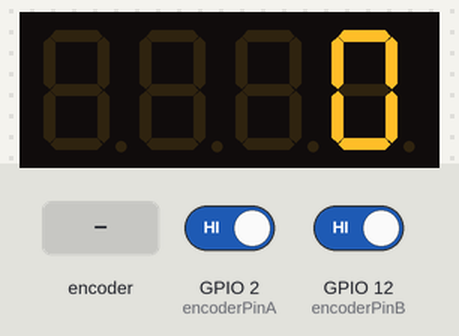
Bench run of a sketch on a simulated ESP8266 (NodeMCU). On the bench: 4-digit seven-segment display. The test bench sets the inputs (shaded band); at power-on: GPIO 2 (encoderPinA) HIGH, GPIO 12 (encoderPinB) HIGH.

Above: at 1.2 s.
1.3 s: rotary encoder on GPIO 2 (encoderPinA) / GPIO 12 (encoderPinB) turned 2 steps (second pin leading)
At 1.33 s:
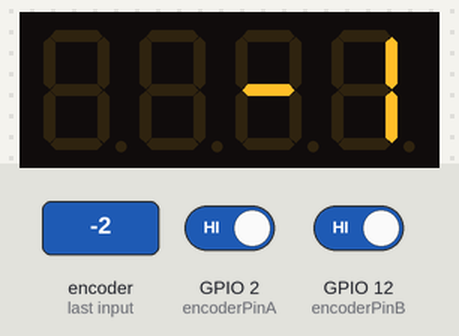
3.2 s: rotary encoder on GPIO 2 (encoderPinA) / GPIO 12 (encoderPinB) turned 1 step (first pin leading)
Timing chart, 0 to 6.2 s (numbered marks = the images above; inputs shaded):
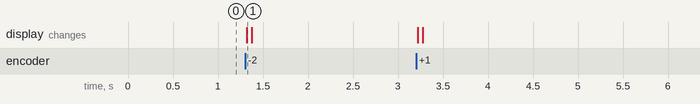

Measured:
- after the input at 1.3 s, the display: changes at once (image 1)

The sketch:

EncoderLed7Seg_Esp32.ino
```cpp
#include <TM1637Display.h>

#define CLK 4
#define DIO 5
#define encoderPinA 2
#define encoderPinB 12

int encoderPos = 0;
int lastPos = -1;
volatile bool encoderASet = false;
volatile bool encoderBSet = false;

TM1637Display display(CLK, DIO);

void ICACHE_RAM_ATTR encoder() {
  encoderASet = digitalRead(encoderPinA);
  encoderBSet = digitalRead(encoderPinB);
  if (encoderASet != encoderBSet) {
    if (digitalRead(encoderPinB) == HIGH) {
      encoderPos++;
    } else {
      encoderPos--;
    }
  } else {
    if (digitalRead(encoderPinA) == HIGH) {
      encoderPos++;
    } else {
      encoderPos--;
    }
  }
}

void setup() {
  pinMode(encoderPinA, INPUT_PULLUP);
  pinMode(encoderPinB, INPUT_PULLUP);
  attachInterrupt(digitalPinToInterrupt(encoderPinA), encoder, CHANGE);
  attachInterrupt(digitalPinToInterrupt(encoderPinB), encoder, CHANGE);

  display.setBrightness(0x0f);
}

void loop() {
  if (encoderPos != lastPos) {
    display.showNumberDec(encoderPos);
    lastPos = encoderPos;
  }
}
```
